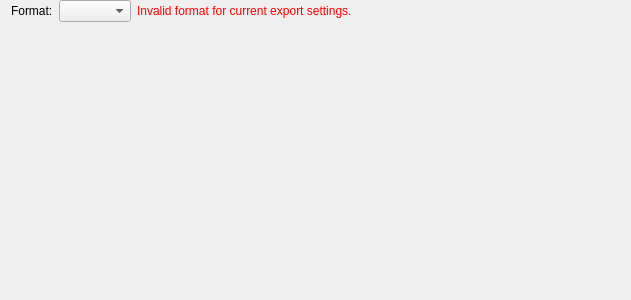
<?xml version="1.0" encoding="UTF-8"?>
<ui version="4.0">
 <class>Form</class>
 <widget class="QWidget" name="Form">
  <property name="geometry">
   <rect>
    <x>0</x>
    <y>0</y>
    <width>631</width>
    <height>300</height>
   </rect>
  </property>
  <property name="windowTitle">
   <string>Form</string>
  </property>
  <layout class="QGridLayout" name="gridLayout">
   <property name="topMargin">
    <number>0</number>
   </property>
   <property name="rightMargin">
    <number>0</number>
   </property>
   <property name="bottomMargin">
    <number>0</number>
   </property>
   <property name="verticalSpacing">
    <number>0</number>
   </property>
   <item row="0" column="0">
    <widget class="QLabel" name="label">
     <property name="text">
      <string>Format:</string>
     </property>
    </widget>
   </item>
   <item row="0" column="1">
    <widget class="QComboBox" name="formatCombo"/>
   </item>
   <item row="0" column="3">
    <spacer name="horizontalSpacer">
     <property name="orientation">
      <enum>Qt::Horizontal</enum>
     </property>
     <property name="sizeHint" stdset="0">
      <size>
       <width>463</width>
       <height>20</height>
      </size>
     </property>
    </spacer>
   </item>
   <item row="1" column="0" colspan="4">
    <widget class="QStackedWidget" name="stackedWidget"/>
   </item>
   <item row="0" column="2">
    <widget class="QLabel" name="formatErrorLabel">
     <property name="text">
      <string>&lt;html&gt;&lt;head/&gt;&lt;body&gt;&lt;p&gt;&lt;span style=&quot; color:#ff0000;&quot;&gt;Invalid format for current export settings.&lt;/span&gt;&lt;/p&gt;&lt;/body&gt;&lt;/html&gt;</string>
     </property>
    </widget>
   </item>
  </layout>
 </widget>
 <resources/>
 <connections/>
</ui>
